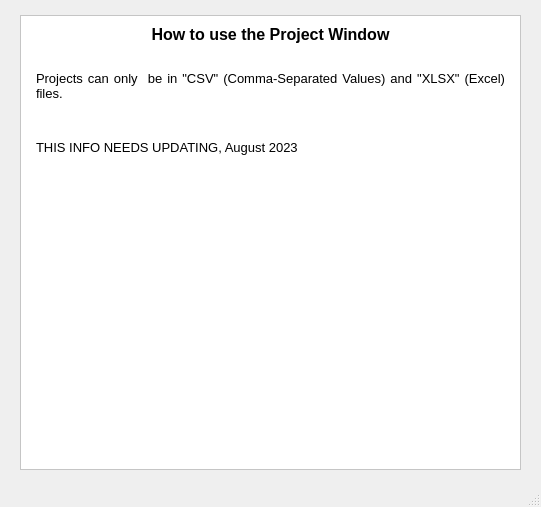
<?xml version="1.0" encoding="UTF-8"?>
<ui version="4.0">
 <class>MainWindow</class>
 <widget class="QMainWindow" name="MainWindow">
  <property name="geometry">
   <rect>
    <x>0</x>
    <y>0</y>
    <width>541</width>
    <height>507</height>
   </rect>
  </property>
  <property name="windowTitle">
   <string>How To Use Project Window</string>
  </property>
  <property name="windowIcon">
   <iconset>
    <normaloff>../Icons/question.png</normaloff>../Icons/question.png</iconset>
  </property>
  <widget class="QWidget" name="centralwidget">
   <layout class="QVBoxLayout" name="verticalLayout">
    <property name="leftMargin">
     <number>20</number>
    </property>
    <property name="topMargin">
     <number>15</number>
    </property>
    <property name="rightMargin">
     <number>20</number>
    </property>
    <property name="bottomMargin">
     <number>15</number>
    </property>
    <item>
     <widget class="QScrollArea" name="scrollArea">
      <property name="styleSheet">
       <string notr="true">background-color: rgb(255, 255, 255);</string>
      </property>
      <property name="widgetResizable">
       <bool>true</bool>
      </property>
      <property name="alignment">
       <set>Qt::AlignLeading|Qt::AlignLeft|Qt::AlignTop</set>
      </property>
      <widget class="QWidget" name="scrollAreaWidgetContents">
       <property name="geometry">
        <rect>
         <x>0</x>
         <y>0</y>
         <width>499</width>
         <height>434</height>
        </rect>
       </property>
       <layout class="QVBoxLayout" name="verticalLayout_2">
        <property name="leftMargin">
         <number>15</number>
        </property>
        <property name="rightMargin">
         <number>15</number>
        </property>
        <item>
         <widget class="QLabel" name="label">
          <property name="minimumSize">
           <size>
            <width>0</width>
            <height>0</height>
           </size>
          </property>
          <property name="font">
           <font>
            <pointsize>10</pointsize>
           </font>
          </property>
          <property name="styleSheet">
           <string notr="true"/>
          </property>
          <property name="text">
           <string>&lt;!DOCTYPE HTML PUBLIC &quot;-//W3C//DTD HTML 4.0//EN&quot; &quot;http://www.w3.org/TR/REC-html40/strict.dtd&quot;&gt;
&lt;html&gt;&lt;head&gt;&lt;meta name=&quot;qrichtext&quot; content=&quot;1&quot; /&gt;&lt;style type=&quot;text/css&quot;&gt;
p, li { white-space: pre-wrap; }
&lt;/style&gt;&lt;/head&gt;&lt;body style=&quot; font-family:'MS Shell Dlg 2'; font-size:10pt; font-weight:400; font-style:normal;&quot;&gt;
&lt;p align=&quot;center&quot; style=&quot; margin-top:12px; margin-bottom:12px; margin-left:0px; margin-right:0px; -qt-block-indent:0; text-indent:0px;&quot;&gt;&lt;span style=&quot; font-size:12pt; font-weight:600;&quot;&gt;How to use the Project Window&lt;/span&gt;&lt;/p&gt;
&lt;p align=&quot;justify&quot; style=&quot; margin-top:12px; margin-bottom:12px; margin-left:0px; margin-right:0px; -qt-block-indent:0; text-indent:0px;&quot;&gt;&lt;br /&gt;Projects can only  be in &amp;quot;CSV&amp;quot; (Comma-Separated Values) and &amp;quot;XLSX&amp;quot; (Excel) files.&lt;/p&gt;
&lt;p align=&quot;justify&quot; style=&quot;-qt-paragraph-type:empty; margin-top:12px; margin-bottom:12px; margin-left:0px; margin-right:0px; -qt-block-indent:0; text-indent:0px;&quot;&gt;&lt;br /&gt;&lt;/p&gt;
&lt;p align=&quot;justify&quot; style=&quot; margin-top:0px; margin-bottom:12px; margin-left:0px; margin-right:0px; -qt-block-indent:0; text-indent:0px;&quot;&gt;THIS INFO NEEDS UPDATING, August 2023&lt;/p&gt;&lt;/body&gt;&lt;/html&gt;</string>
          </property>
          <property name="textFormat">
           <enum>Qt::AutoText</enum>
          </property>
          <property name="scaledContents">
           <bool>false</bool>
          </property>
          <property name="alignment">
           <set>Qt::AlignLeading|Qt::AlignLeft|Qt::AlignTop</set>
          </property>
          <property name="wordWrap">
           <bool>true</bool>
          </property>
          <property name="margin">
           <number>10</number>
          </property>
         </widget>
        </item>
       </layout>
      </widget>
     </widget>
    </item>
   </layout>
  </widget>
  <widget class="QMenuBar" name="menubar">
   <property name="geometry">
    <rect>
     <x>0</x>
     <y>0</y>
     <width>541</width>
     <height>21</height>
    </rect>
   </property>
  </widget>
  <widget class="QStatusBar" name="statusbar"/>
 </widget>
 <resources/>
 <connections/>
</ui>
